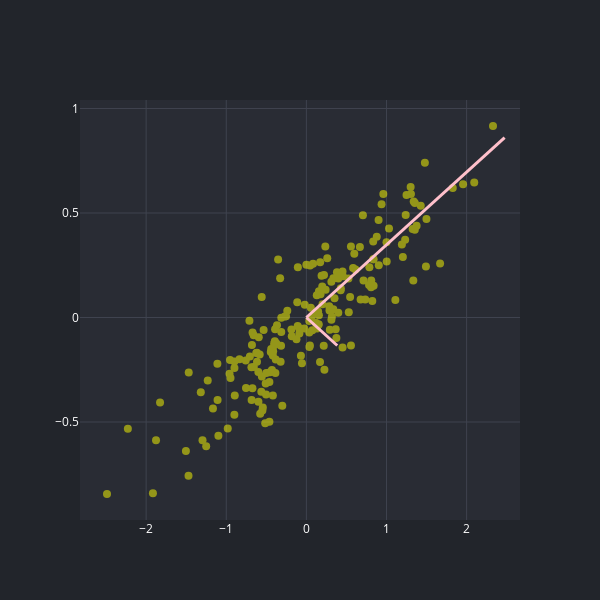

Notebook cell for this chart:
### Code cell
rng = np.random.RandomState(1)
X = np.dot(rng.rand(2, 2), rng.randn(2, 200)).T

s=scatter(X[:, 0], X[:, 1], '', mode='markers', size=8, color='yellow')
fig=go.Figure(data=s)

fig.add_shape(
        # Line Vertical
        go.layout.Shape(
            type="line",
            x0=0,
            y0=0,
            x1=2.47419458,
            y1=0.86089761,
            line=dict(
                color="pink",
                width=3
            )
))
fig.add_shape(
        # Line Vertical
        go.layout.Shape(
            type="line",
            x0=0,
            y0=0,
            x1=0.38515116,
            y1=-0.1340136,
            line=dict(
                color="pink",
                width=3
            )
))




render(fig, '', width=600, height=600)

### Figure 1 — Plotly figure (JSON) as saved in the notebook; plotly's stock layout.template omitted (floating-point values rounded to 4 significant figures; data arrays with more than 128 entries replaced by an {"elided": "..."} marker saying what was removed)
{"data": [{"marker": {"color": "yellow", "size": 8}, "mode": "markers", "name": "", "opacity": 0.5, "type": "scatter", "x": {"elided": "200 float values"}, "y": {"elided": "200 float values"}}], "layout": {"height": 600, "legend": {"font": {"color": "#ffffff"}}, "paper_bgcolor": "#22252B", "plot_bgcolor": "#292C34", "shapes": [{"line": {"color": "pink", "width": 3}, "type": "line", "x0": 0, "x1": 2.474, "y0": 0, "y1": 0.8609}, {"line": {"color": "pink", "width": 3}, "type": "line", "x0": 0, "x1": 0.3852, "y0": 0, "y1": -0.134}], "title": {"font": {"color": "#9398A4"}, "text": ""}, "width": 600, "xaxis": {"gridcolor": "#3F434F", "tickfont": {"color": "#ffffff"}, "title": {"font": {"color": "#ffffff"}}, "zeroline": false}, "yaxis": {"gridcolor": "#3F434F", "tickfont": {"color": "#ffffff"}, "title": {"font": {"color": "#ffffff"}}, "zeroline": false}}}
